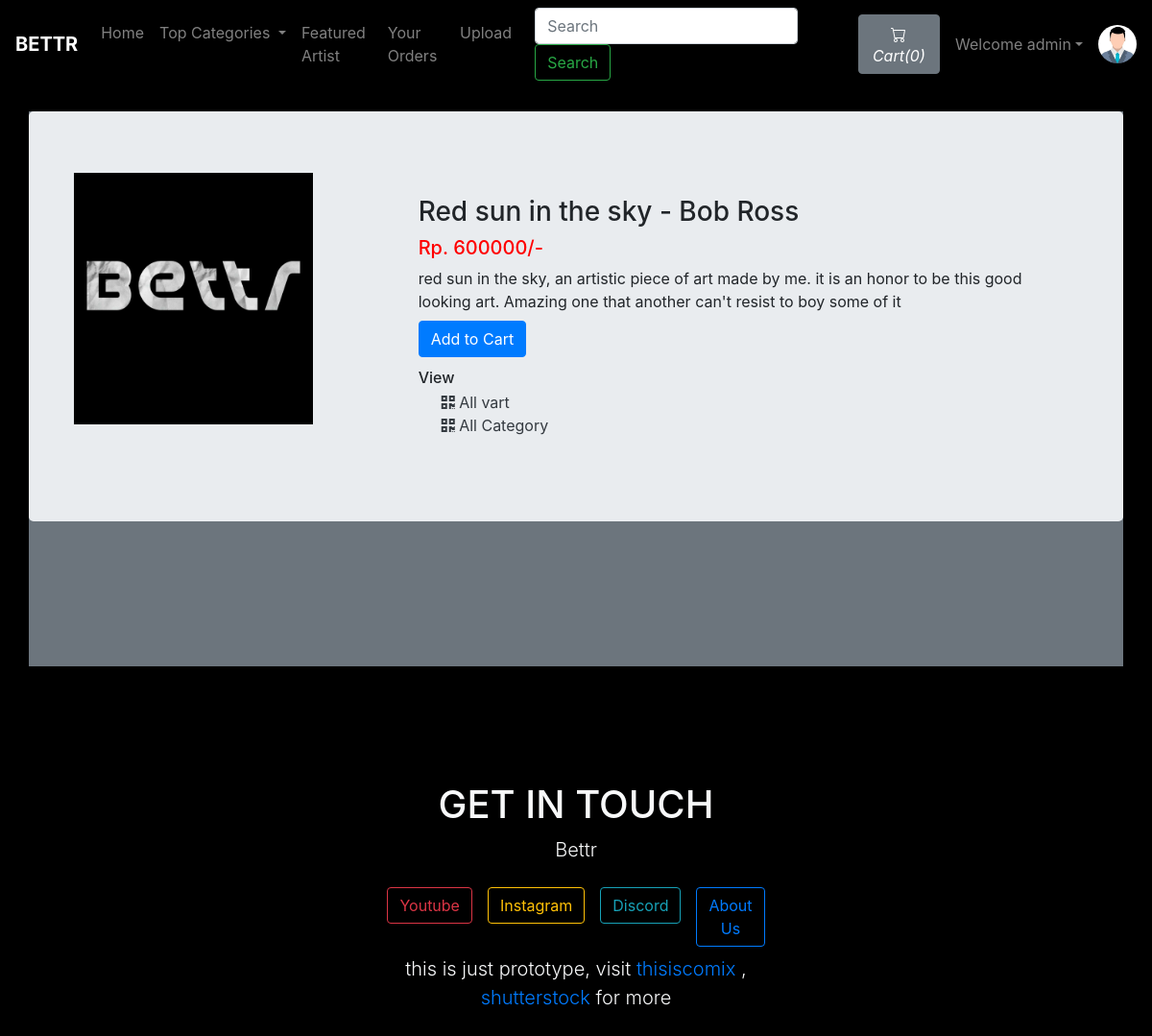
Page /viewVart.php?vartid=1 (signed in) on the committed database.
### tables this page shows
CREATE TABLE `sitedetail` (
  `tempId` int(11) NOT NULL,
  `systemName` varchar(21) NOT NULL,
  `email` varchar(35) NOT NULL,
  `contact1` bigint(21) NOT NULL,
  `contact2` bigint(21) DEFAULT NULL COMMENT 'Optional',
  `address` text NOT NULL,
  `dateTime` datetime NOT NULL DEFAULT current_timestamp()
);

CREATE TABLE `vart` (
  `vartId` int(12) NOT NULL,
  `vartName` varchar(255) NOT NULL,
  `vartPrice` int(12) NOT NULL,
  `vartDesc` text NOT NULL,
  `vartCategorieId` int(12) NOT NULL,
  `vartPubDate` datetime NOT NULL DEFAULT current_timestamp()
);

### viewVart.php (the view, shortened to what this page needs)
<!doctype html>
<html lang="en">
<head>
    <link rel="stylesheet" href="https://stackpath.bootstrapcdn.com/bootstrap/4.4.1/css/bootstrap.min.css">
    <link rel="stylesheet" href="https://use.fontawesome.com/releases/v5.8.2/css/all.css">
</head>
<body style="background-color: black;">
    <?php include 'partials/_dbconnect.php';?>
    <?php require 'partials/_nav.php' ?>
    <div class="container my-4 bg-secondary" id="cont">
        <div class="row jumbotron">
        <?php
            $vartId = $_GET['vartid'];
            $sql = "SELECT * FROM `vart` WHERE vartId = $vartId";
            $result = mysqli_query($conn, $sql);
            $row = mysqli_fetch_assoc($result);
            $vartName = $row['vartName'];
            $vartPrice = $row['vartPrice'];
            $vartDesc = $row['vartDesc'];
            $vartCategorieId = $row['vartCategorieId'];
        ?>
        <?php
        echo  '<div class="col-md-4 ">
                <img src="img/vart-'.$vartId. '.jpg" width="249px" height="262px">
            </div>
            <div class="col-md-8 my-4">
                <h3>' . $vartName . '</h3>
                <h5 style="color: #ff0000">Rp. '.$vartPrice. '/-</h5>
                <p class="mb-0">' .$vartDesc .'</p>';
                if($loggedin){
                    $quaSql = "SELECT `itemQuantity` FROM `viewcart` WHERE vartId = '$vartId' AND `userId`='$userId'";
                    $quaresult = mysqli_query($conn, $quaSql);
                    $quaExistRows = mysqli_num_rows($quaresult);
                    if($quaExistRows == 0) {
                        echo '<form action="partials/_manageCart.php" method="POST">
                              <input type="hidden" name="itemId" value="'.$vartId. '">
                              <button type="submit" name="addToCart" class="btn btn-primary my-2">Add to Cart</button>';
                    }else {
                        echo '<a href="viewCart.php"><button class="btn btn-primary my-2">Go to Cart</button></a>';
                    }
                }
                else{
                    echo '<button class="btn btn-primary my-2" data-toggle="modal" data-target="#loginModal">Add to Cart</button>';
                }
                echo '</form>
                <h6 class="my-1"> View </h6>
                <div class="mx-4">
                    <a href="viewVartList.php?catid=' . $vartCategorieId . '" class="active text-dark">
                    <i class="fas fa-qrcode"></i>
                        <span>All vart</span>
                    </a>
                </div>
                <div class="mx-4">
                    <a href="index.php" class="active text-dark">
                    <i class="fas fa-qrcode"></i>
                        <span>All Category</span>
                    </a>
                </div>
            </div>'
        ?>
        </div>
    </div>
    <?php require 'partials/_footer.php' ?>
</body>
</html>

### partials/_nav.php (shortened to what this page needs)
<?php
if(isset($_SESSION['loggedin']) && $_SESSION['loggedin']==true){
  $loggedin= true;
  $userId = $_SESSION['userId'];
  $username = $_SESSION['username'];
}
else{
  $loggedin = false;
  $userId = 0;
}
$sql = "SELECT * FROM `sitedetail`";
$result = mysqli_query($conn, $sql);
$row = mysqli_fetch_assoc($result);
$systemName = $row['systemName'];
echo '<nav class="navbar navbar-expand-lg navbar-dark bg-gradient">
      <a class="navbar-brand font-weight-bold" href="homePage.php">'.$systemName.'</a>
      <button class="navbar-toggler" type="button" data-toggle="collapse" data-target="#navbarSupportedContent" aria-controls="navbarSupportedContent" aria-expanded="false" aria-label="Toggle navigation">
        <span class="navbar-toggler-icon"></span>
      </button>
      <div class="collapse navbar-collapse" id="navbarSupportedContent">
        <ul class="navbar-nav mr-auto">
          <li class="nav-item">
            <a class="nav-link" href="homePage.php">Home <span class="sr-only">(current)</span></a>
          </li>
          <li class="nav-item dropdown">
            <a class="nav-link dropdown-toggle" href="#" id="navbarDropdown" role="button" data-toggle="dropdown" aria-haspopup="true" aria-expanded="false">
              Top Categories
            </a>
            <div class="dropdown-menu" aria-labelledby="navbarDropdown">';
            echo '</div>
          </li>
          <li class="nav-item">
            <a class="nav-link" href="featuredArtist.php">Featured Artist</a>
          </li>
          <li class="nav-item">
            <a class="nav-link" href="viewOrder.php">Your Orders</a>
          </li>
          <li class="nav-item">
            <a class="nav-link" href="upload.php">Upload</a>
          </li>
        </ul>
        <form method="get" action="/BETTR/search.php" class="form-inline my-2 my-lg-0 mx-3">
          <input class="form-control mr-sm-2" type="search" name="search" id="search" placeholder="Search" aria-label="Search" required>
          <button class="btn btn-outline-success my-2 my-sm-0" type="submit">Search</button>
        </form>';
        $countsql = "SELECT SUM(`itemQuantity`) FROM `viewcart` WHERE `userId`=$userId";
        $countresult = mysqli_query($conn, $countsql);
        $countrow = mysqli_fetch_assoc($countresult);
        $count = $countrow['SUM(`itemQuantity`)'];
        if(!$count) {
          $count = 0;
        }
        echo '<a href="viewCart.php"><button type="button" class="btn btn-secondary mx-2" title="MyCart">
          <svg xmlns="img/cart.svg" width="16" height="16" fill="currentColor" class="bi bi-cart" viewBox="0 0 16 16">
            <path d="M0 1.5A.5.5 0 0 1 .5 1H2a.5.5 0 0 1 .485.379L2.89 3H14.5a.5.5 0 0 1 .491.592l-1.5 8A.5.5 0 0 1 13 12H4a.5.5 0 0 1-.491-.408L2.01 3.607 1.61 2H.5a.5.5 0 0 1-.5-.5zM3.102 4l1.313 7h8.17l1.313-7H3.102zM5 12a2 2 0 1 0 0 4 2 2 0 0 0 0-4zm7 0a2 2 0 1 0 0 4 2 2 0 0 0 0-4zm-7 1a1 1 0 1 1 0 2 1 1 0 0 1 0-2zm7 0a1 1 0 1 1 0 2 1 1 0 0 1 0-2z"/>
          </svg>
          <i class="bi bi-cart">Cart(' .$count. ')</i>
        </button></a>';
        if($loggedin){
          echo '<ul class="navbar-nav mr-2">
            <li class="nav-item dropdown">
              <a class="nav-link dropdown-toggle" href="#" id="navbarDropdown" role="button" data-toggle="dropdown"> Welcome ' .$username. '</a>
              <div class="dropdown-menu" aria-labelledby="navbarDropdown">
                <a class="dropdown-item" href="partials/_logout.php">Logout</a>
              </div>
            </li>
          </ul>
          <div class="text-center image-size-small position-relative">
            <a href="viewProfile.php"><img src="img/person-' .$userId. '.jpg" class="rounded-circle" onError="this.src = \'img/profilePic.jpg\'" style="width:40px; height:40px"></a>
          </div>';
        }
        else {
          echo '
          <button type="button" class="btn btn-outline-light mx-2"  data-toggle="modal" data-target="#loginModal">Login</button>
          <button type="button" class="btn btn-outline-light mx-2"  data-toggle="modal" data-target="#signupModal">SignUp</button>';
        }
  echo '</div>
    </nav>';
?>

### viewVart.php (style rules this page uses)
#cont { min-height : 578px; }

### rows in the picture
sitedetail: systemName "BETTR"
vart: vartName "Red sun in the sky - Bob Ross", vartPrice "600000", vartDesc "red sun in the sky, an artistic piece of art made by me. it is an honor to be this good looking art. Amazing one that another can't resist to boy some of it"

### other values in the picture
$count "0"
$username "admin"
